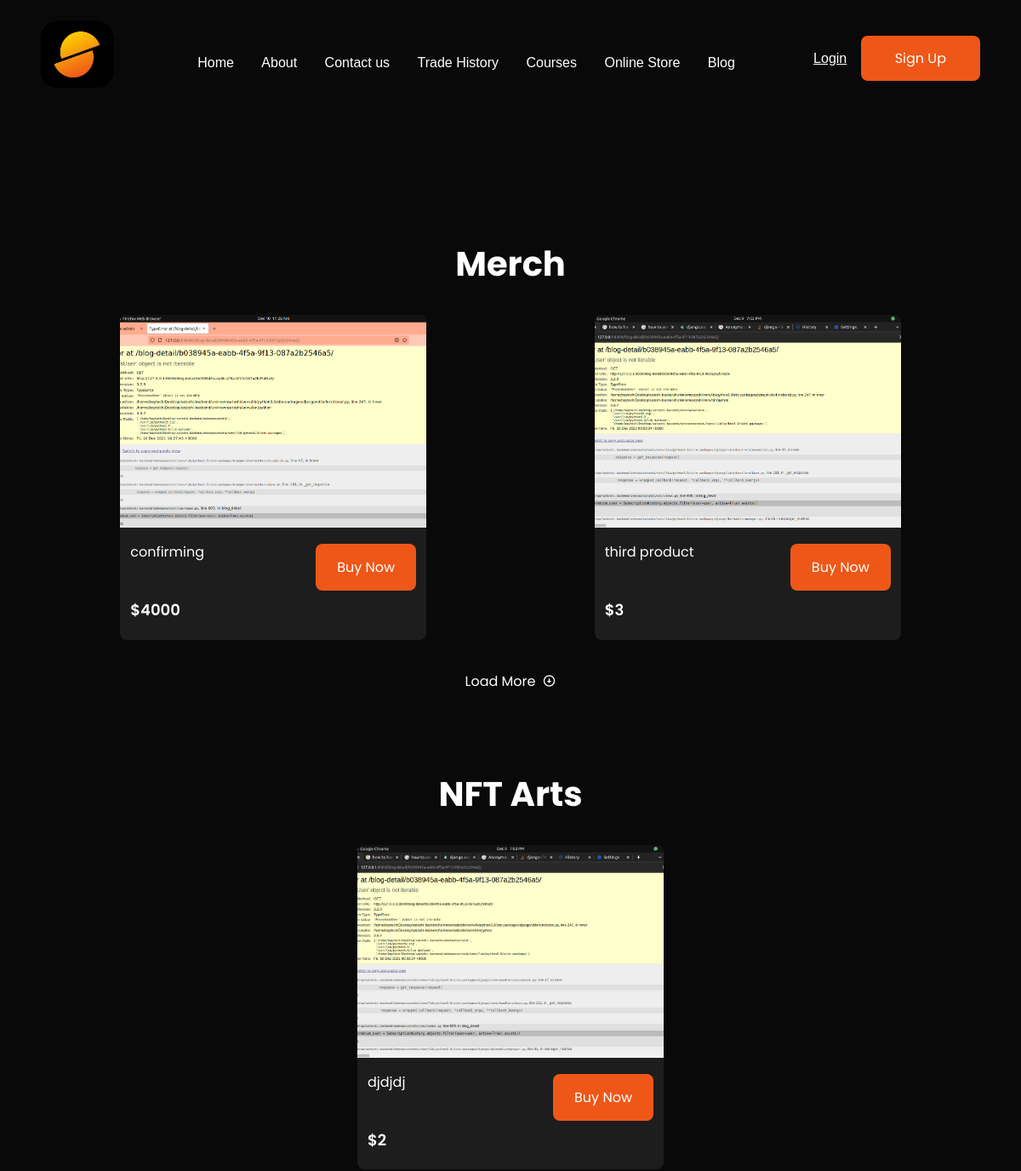
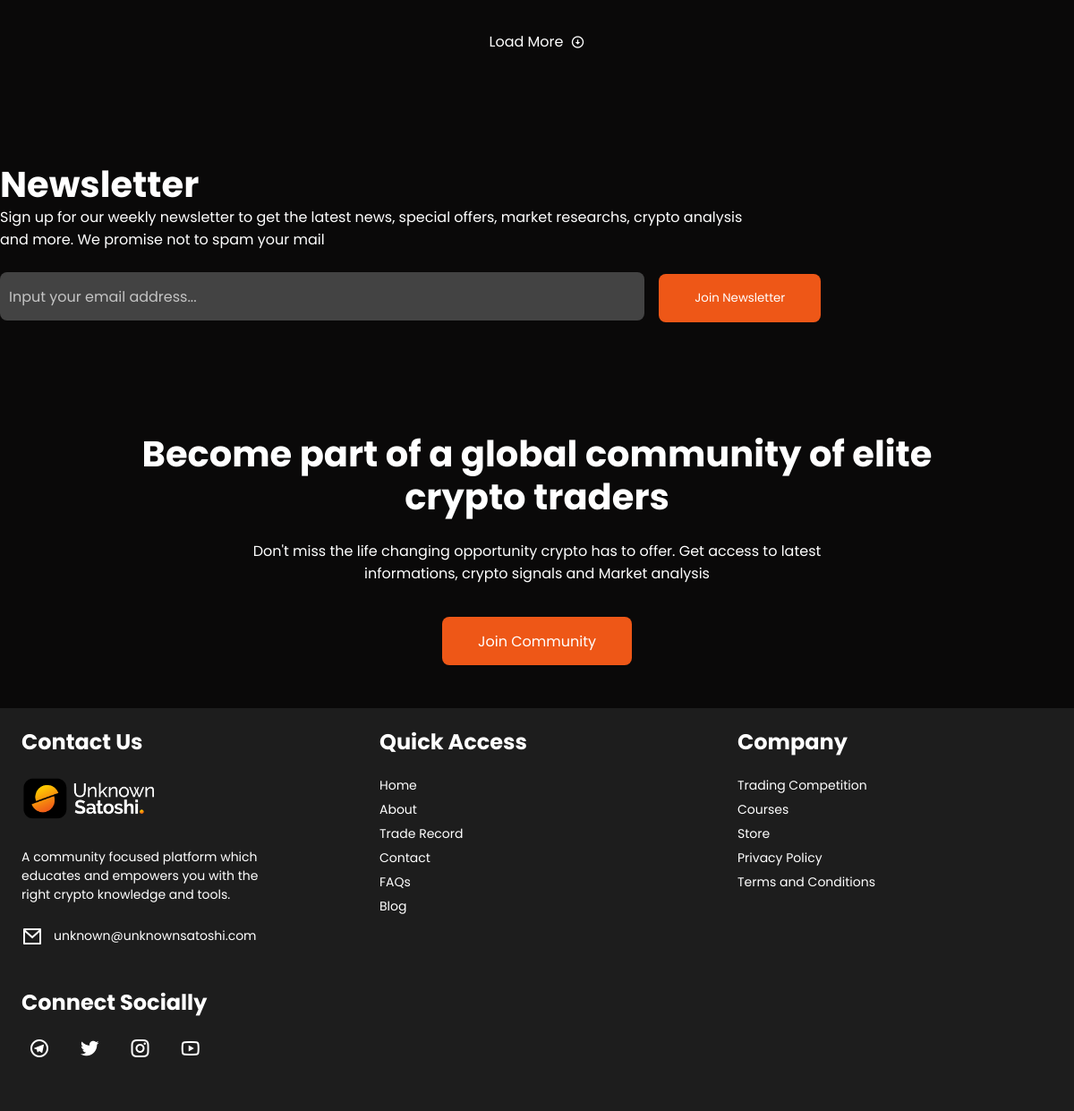
The page /onlinestore/ on the database its author committed (2 pictures, top to bottom).
### cms/models.py (models this page shows, shortened)
class Product(models.Model):
    id = models.UUIDField(default=uuid.uuid4, unique=True, primary_key=True, editable=False)
    product_category = models.ForeignKey(ProductCategory, on_delete=models.CASCADE)
    product_name = models.TextField(null=True, blank=True)
    product_link = models.TextField(null=True, blank=True)
    price = models.IntegerField(default=0)
    featured_image = models.ImageField(null=True, blank=True, default="default.png", upload_to="product_images/")

### cms/views.py (the view)
# urls.py: path('onlinestore/', views.onlinestore, name='onlinestore'),
def onlinestore(request):
    template_name = 'cms/store.html'
    merch_products = Product.objects.filter(product_category__name__icontains="merch")
    nfts_products = Product.objects.filter(product_category__name__icontains="nfts")
    context = {'merch_products':merch_products, "nfts_products":nfts_products}
    return render(request, template_name, context)

### cms/templates/cms/store.html
{% extends 'base2.html' %}
{% load static %}
{% block content %}
<body class="about-page">
	<div class="page-wrapper" style="margin-top: -450px;">
            <section class="merch-store" id="merch">
                <div class="product-wrapper">
                    <h2>Merch</h2>
                    <div class="products-container">
                    {% for product in merch_products %}
                        <div class="product-container__item" id="merchCard">
                            <img src="{{product.featured_image.url}}" alt="picture of merch product">
                            <main>
                                <div class="details-container">
                                    <p>{{product.product_name}}</p>
                                    <a class="btn" href="{{product.product_link}}">Buy Now</a>
                                </div>
                                <h5>${{product.price}}</h5>
                            </main>
                        </div>
                    {% endfor %}
                    </div>
                </div>
                <div class="pagination">
                    <a class="merchBtn">Load More<i class="ri-arrow-down-circle-line"></i></a>
                </div>
            </section>
            <section class="NFT-store" id="nfts">
                <div class="product-wrapper">
                    <h2>NFT Arts</h2>
                    <div class="products-container">
                         {% for product in nfts_products %}
                        <div class="product-container__item" id="nftCard">
                            <img src="{{product.featured_image.url}}" alt="picture of merch product">
                            <main>
                                <div class="details-container">
                                    <p>{{product.product_name}}</p>
                                    <a class="btn" href="{{product.product_link}}">Buy Now</a>
                                </div>
                                <h5>${{product.price}}</h5>
                            </main>
                        </div>
                    {% endfor %}
                    </div>
                </div>
                <div class="pagination">
                    <a class="nftBtn">Load More<i class="ri-arrow-down-circle-line"></i></a>
                </div>
            </section>
	    </div>
	</div>
</body>
{% endblock content %}

### static/css/style.css (style rules this page uses)
html { scroll-behavior: smooth; }
* { margin: 0; padding: 0; -webkit-box-sizing: border-box; box-sizing: border-box; }
body { font-family: "Poppins", sans-serif; background-color: #0A0909; color: #fff; max-width: 1440px; margin: auto; }
.page-wrapper { padding: 0 24px; }
h2 { font-size: clamp(1.75em, 4vw, 2.5em); }
h5 { font-size: 18px; font-weight: 600; }
h2, h4, h5 { line-height: 1.2; }
p { font-size: 16px; font-weight: normal; }
a { text-decoration: none; color: #fff; }
.btn { padding: 15px 40px; border: 0px; border-radius: 8px; background-color: #EE5717; font-family: "Poppins", sans-serif; -webkit-transition: 0.3s; transition: 0.3s; height: 54px; width: auto; }
a.btn { text-decoration: none; color: #fff; }
.product-wrapper h2 { text-align: center; margin: 96px 0 24px 0; }
.products-container { display: -ms-grid; display: grid; grid-template-columns: repeat(auto-fit, minmax(290px, 1fr)); gap: 0.7rem; place-items: center; }
.products-container .product-container__item { max-width: 360px; border-radius: 8px; margin: 12px; background-color: #1D1D1D; }
.products-container #merchCard { display: none; }
.products-container #merchCard:nth-child(1) { display: block; }
.products-container #merchCard:nth-child(2) { display: block; }
.products-container #nftCard { display: none; }
.products-container #nftCard:nth-child(1) { display: block; }
.products-container .product-container__item img { -o-object-fit: cover; object-fit: cover; -o-object-position: center; object-position: center; width: 100%; height: 250px; border-radius: 8px 8px 0 0; }
.products-container .product-container__item main { padding: 12px 12px 24px 12px; }
.products-container .product-container__item .details-container { display: -webkit-box; display: -ms-flexbox; display: flex; }
.products-container .product-container__item .details-container p { width: 50%; line-height: 1.2; }
.products-container .product-container__item .details-container .btn { margin-left: auto; padding: 15px 25px; height: auto; text-align: center; vertical-align: middle; }
.products-container .product-container__item h5 { margin-top: 12px; }
.pagination { margin-top: 24px; }
.pagination a { display: -webkit-box; display: -ms-flexbox; display: flex; -webkit-box-pack: center; -ms-flex-pack: center; justify-content: center; -webkit-box-align: center; -ms-flex-align: center; align-items: center; cursor: pointer; }
.pagination a i { margin-left: 8px; }

### rows shown on the page
Product: featured_image (picture), product_name "confirming", price "4000"
Product: featured_image (picture), product_name "third product", price "3"
Product: featured_image (picture), product_name "djdjdj", price "2"
